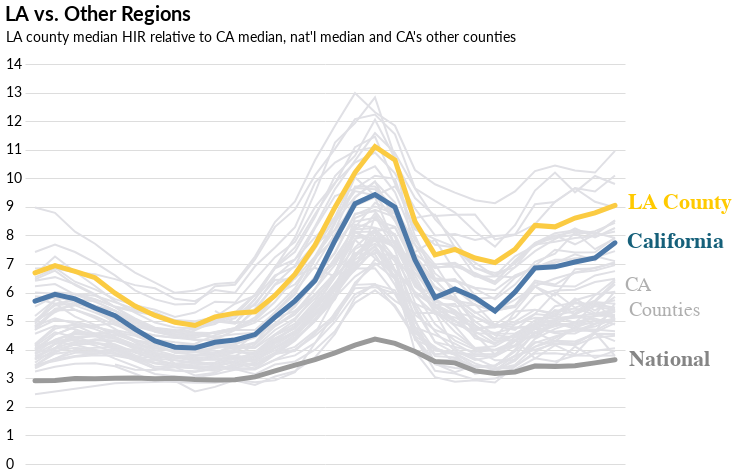

Notebook code for this chart:
### Code cell
ca_counties = alt.Chart(ca_df, title='LA vs. Other Regions').mark_line().encode(
    x=alt.X('Year:O', axis=alt.Axis(values=list(range(1990, 2019,4)))), 
    y=alt.Y('HIR', title='LA county median HIR relative to CA median, nat\'l median and CA\'s other counties', scale=alt.Scale(domain=[0,14])),
    color=alt.Color('FIPS:O', scale=alt.Scale(range=['#e0e0e5']), legend=None))

nat_med = alt.Chart(nat_hir).mark_line(color='#9a9a9a', size=5, strokeCap='round').encode(
    x=alt.X('Year:O'), 
    y=alt.Y('HIR'))

ca_med = alt.Chart(ca_hir).mark_line(size=5, strokeCap='round').encode(
    x=alt.X('Year:O'), 
    y=alt.Y('HIR'))

la = alt.Chart(la_df).mark_line(color='#fbcb42', size=5, strokeCap='round').encode(
    x=alt.X('Year:O'), 
    y=alt.Y('HIR'))

CA_text = (
    alt.Chart(text_df.query('Year == 2014'))
    .mark_text(dx=103, dy=60, fontSize=20, fontWeight='normal', color='#afafaf')
    .encode(x=alt.X("Year:O", axis=None), y=alt.Y("HIR"), text=alt.Text("Text"))
)

cou_text = (
    alt.Chart(text_df.query('Year == 2015'))
    .mark_text(dx=109, dy=83, fontSize=20, fontWeight='normal', color='#afafaf')
    .encode(x=alt.X("Year:O", axis=None), y=alt.Y("HIR"), text=alt.Text("Text"))
)
nat_text = (
    alt.Chart(text_df.query('Year == 2016'))
    .mark_text(dx=94, dy=141, fontSize=22, fontWeight='bold', color='#858585')
    .encode(x=alt.X("Year:O", axis=None), y=alt.Y("HIR"), text=alt.Text("Text"))
)

ca_text = (
    alt.Chart(text_df.query('Year == 2017'))
    .mark_text(dx=80, dy=28, fontSize=22, fontWeight='bold', color='#15607a')
    .encode(x=alt.X("Year:O", axis=None), y=alt.Y("HIR"), text=alt.Text("Text"))
)

la_text = (
    alt.Chart(text_df.query('Year == 2018'))
    .mark_text(dx=65, dy=-3, fontSize=22, fontWeight='bold', color='#ffca00')
    .encode(x=alt.X("Year:O", axis=None), y=alt.Y("HIR"), text=alt.Text("Text"))
)

chart = ca_counties + nat_med + ca_med + la + CA_text + cou_text + nat_text + ca_text + la_text
chart

### Figure 1 — Vega-Lite specification as saved in the notebook (floating-point values rounded to 4 significant figures; data arrays with more than 128 entries replaced by an {"elided": "..."} marker saying what was removed)
{"width": 600, "height": 400, "background": "white", "config": {"title": {"fontSize": 20, "anchor": "start", "font": "Lato", "offset": 5}, "axisX": {"grid": false, "labelFont": "Lato", "labelFontSize": 14, "labelAngle": 0, "labelPadding": 10, "ticks": false, "tickSize": 5, "title": null, "titleFont": "Lato", "titleFontSize": 14, "titleFontWeight": "light", "titleY": 30, "titleX": 280}, "axisY": {"grid": true, "gridOpacity": 1, "labelFont": "Lato", "labelFontSize": 14, "labelLimit": 100, "labelAlign": "left", "labelPadding": 20, "ticks": false, "title": null, "titleFont": "Lato", "titleFontWeight": "normal", "titleFontSize": 14, "titleAlign": "left", "titleAngle": 0, "titleY": -20, "titleX": -20, "domainWidth": 0}, "view": {"strokeOpacity": 0}}, "layer": [{"data": {"name": "data-67b83fbec5b20ae9782abe839e6521e8"}, "mark": "line", "encoding": {"color": {"type": "ordinal", "field": "FIPS", "legend": null, "scale": {"range": ["#e0e0e5"]}}, "x": {"type": "ordinal", "axis": {"values": [1990, 1994, 1998, 2002, 2006, 2010, 2014, 2018]}, "field": "Year"}, "y": {"type": "quantitative", "field": "HIR", "scale": {"domain": [0, 14]}, "title": "LA county median HIR relative to CA median, nat'l median and CA's other counties"}}, "title": "LA vs. Other Regions"}, {"data": {"name": "data-c138655eb8800e34a4e5d8bb472ce6dd"}, "mark": {"type": "line", "color": "#9a9a9a", "size": 5, "strokeCap": "round"}, "encoding": {"x": {"type": "ordinal", "field": "Year"}, "y": {"type": "quantitative", "field": "HIR"}}}, {"data": {"name": "data-e73e2d59759fc7310d90fdfb214325ca"}, "mark": {"type": "line", "size": 5, "strokeCap": "round"}, "encoding": {"x": {"type": "ordinal", "field": "Year"}, "y": {"type": "quantitative", "field": "HIR"}}}, {"data": {"name": "data-534ac125ad505b42ee0ff8e600c2daa6"}, "mark": {"type": "line", "color": "#fbcb42", "size": 5, "strokeCap": "round"}, "encoding": {"x": {"type": "ordinal", "field": "Year"}, "y": {"type": "quantitative", "field": "HIR"}}}, {"data": {"name": "data-78d6606cb75675ae10780ac1a4b21792"}, "mark": {"type": "text", "color": "#afafaf", "dx": 103, "dy": 60, "fontSize": 20, "fontWeight": "normal"}, "encoding": {"text": {"type": "nominal", "field": "Text"}, "x": {"type": "ordinal", "axis": null, "field": "Year"}, "y": {"type": "quantitative", "field": "HIR"}}}, {"data": {"name": "data-74930e4da3f954cd956333a4066a3bb6"}, "mark": {"type": "text", "color": "#afafaf", "dx": 109, "dy": 83, "fontSize": 20, "fontWeight": "normal"}, "encoding": {"text": {"type": "nominal", "field": "Text"}, "x": {"type": "ordinal", "axis": null, "field": "Year"}, "y": {"type": "quantitative", "field": "HIR"}}}, {"data": {"name": "data-bbc2d2da3848d3516a6f7498a25cfb86"}, "mark": {"type": "text", "color": "#858585", "dx": 94, "dy": 141, "fontSize": 22, "fontWeight": "bold"}, "encoding": {"text": {"type": "nominal", "field": "Text"}, "x": {"type": "ordinal", "axis": null, "field": "Year"}, "y": {"type": "quantitative", "field": "HIR"}}}, {"data": {"name": "data-dfd142840faf054d5bff17e8e42a3fef"}, "mark": {"type": "text", "color": "#15607a", "dx": 80, "dy": 28, "fontSize": 22, "fontWeight": "bold"}, "encoding": {"text": {"type": "nominal", "field": "Text"}, "x": {"type": "ordinal", "axis": null, "field": "Year"}, "y": {"type": "quantitative", "field": "HIR"}}}, {"data": {"name": "data-bcdb4daf22feb612905c301946fd1ed1"}, "mark": {"type": "text", "color": "#ffca00", "dx": 65, "dy": -3, "fontSize": 22, "fontWeight": "bold"}, "encoding": {"text": {"type": "nominal", "field": "Text"}, "x": {"type": "ordinal", "axis": null, "field": "Year"}, "y": {"type": "quantitative", "field": "HIR"}}}], "$schema": "https://vega.github.io/schema/vega-lite/v4.0.0.json", "datasets": {"data-67b83fbec5b20ae9782abe839e6521e8": {"elided": "1665 records"}, "data-c138655eb8800e34a4e5d8bb472ce6dd": [{"Year": 1989, "Med_Home": 84065, "Med_Inc": 28906, "HIR": 2.91}, {"Year": 1990, "Med_Home": 87295, "Med_Inc": 29943, "HIR": 2.92}, {"Year": 1991, "Med_Home": 90074, "Med_Inc": 30126, "HIR": 2.99}, {"Year": 1992, "Med_Home": 91330, "Med_Inc": 30636, "HIR": 2.98}, {"Year": 1993, "Med_Home": 93783, "Med_Inc": 31241, "HIR": 3.0}, {"Year": 1994, "Med_Home": 97050, "Med_Inc": 32264, "HIR": 3.01}, {"Year": 1995, "Med_Home": 101550, "Med_Inc": 34076, "HIR": 2.98}, {"Year": 1996, "Med_Home": 106534, "Med_Inc": 35492, "HIR": 3.0}, {"Year": 1997, "Med_Home": 109508, "Med_Inc": 37005, "HIR": 2.96}, {"Year": 1998, "Med_Home": 114137, "Med_Inc": 38885, "HIR": 2.94}, {"Year": 1999, "Med_Home": 120209, "Med_Inc": 40696, "HIR": 2.95}, {"Year": 2000, "Med_Home": 128265, "Med_Inc": 41990, "HIR": 3.05}, {"Year": 2001, "Med_Home": 137653, "Med_Inc": 42228, "HIR": 3.26}, {"Year": 2002, "Med_Home": 146828, "Med_Inc": 42409, "HIR": 3.46}, {"Year": 2003, "Med_Home": 157925, "Med_Inc": 43318, "HIR": 3.65}, {"Year": 2004, "Med_Home": 172564, "Med_Inc": 44334, "HIR": 3.89}, {"Year": 2005, "Med_Home": 192866, "Med_Inc": 46326, "HIR": 4.16}, {"Year": 2006, "Med_Home": 210742, "Med_Inc": 48201, "HIR": 4.37}, {"Year": 2007, "Med_Home": 211944, "Med_Inc": 50233, "HIR": 4.22}, {"Year": 2008, "Med_Home": 198014, "Med_Inc": 50303, "HIR": 3.94}, {"Year": 2009, "Med_Home": 178457, "Med_Inc": 49777, "HIR": 3.59}, {"Year": 2010, "Med_Home": 174469, "Med_Inc": 49276, "HIR": 3.54}, {"Year": 2011, "Med_Home": 163402, "Med_Inc": 50054, "HIR": 3.26}, {"Year": 2012, "Med_Home": 161718, "Med_Inc": 51017, "HIR": 3.17}, {"Year": 2013, "Med_Home": 172437, "Med_Inc": 53585, "HIR": 3.22}, {"Year": 2014, "Med_Home": 184106, "Med_Inc": 53657, "HIR": 3.43}, {"Year": 2015, "Med_Home": 192703, "Med_Inc": 56516, "HIR": 3.41}, {"Year": 2016, "Med_Home": 203284, "Med_Inc": 59039, "HIR": 3.44}, {"Year": 2017, "Med_Home": 216163, "Med_Inc": 61136, "HIR": 3.54}, {"Year": 2018, "Med_Home": 230577, "Med_Inc": 63179, "HIR": 3.65}], "data-e73e2d59759fc7310d90fdfb214325ca": [{"Year": 1989, "Med_Home": 188036, "Med_Inc": 33009, "HIR": 5.7}, {"Year": 1990, "Med_Home": 197898, "Med_Inc": 33290, "HIR": 5.94}, {"Year": 1991, "Med_Home": 194620, "Med_Inc": 33664, "HIR": 5.78}, {"Year": 1992, "Med_Home": 190737, "Med_Inc": 34903, "HIR": 5.46}, {"Year": 1993, "Med_Home": 176981, "Med_Inc": 34073, "HIR": 5.19}, {"Year": 1994, "Med_Home": 166726, "Med_Inc": 35331, "HIR": 4.72}, {"Year": 1995, "Med_Home": 159357, "Med_Inc": 37009, "HIR": 4.31}, {"Year": 1996, "Med_Home": 158721, "Med_Inc": 38812, "HIR": 4.09}, {"Year": 1997, "Med_Home": 161121, "Med_Inc": 39694, "HIR": 4.06}, {"Year": 1998, "Med_Home": 174199, "Med_Inc": 40934, "HIR": 4.26}, {"Year": 1999, "Med_Home": 189536, "Med_Inc": 43629, "HIR": 4.34}, {"Year": 2000, "Med_Home": 211964, "Med_Inc": 46816, "HIR": 4.53}, {"Year": 2001, "Med_Home": 243127, "Med_Inc": 47262, "HIR": 5.14}, {"Year": 2002, "Med_Home": 270744, "Med_Inc": 47437, "HIR": 5.71}, {"Year": 2003, "Med_Home": 316404, "Med_Inc": 49300, "HIR": 6.42}, {"Year": 2004, "Med_Home": 385340, "Med_Inc": 49222, "HIR": 7.83}, {"Year": 2005, "Med_Home": 471280, "Med_Inc": 51755, "HIR": 9.11}, {"Year": 2006, "Med_Home": 521890, "Med_Inc": 55319, "HIR": 9.43}, {"Year": 2007, "Med_Home": 500883, "Med_Inc": 55734, "HIR": 8.99}, {"Year": 2008, "Med_Home": 407303, "Med_Inc": 57014, "HIR": 7.14}, {"Year": 2009, "Med_Home": 327537, "Med_Inc": 56134, "HIR": 5.83}, {"Year": 2010, "Med_Home": 333005, "Med_Inc": 54283, "HIR": 6.13}, {"Year": 2011, "Med_Home": 310604, "Med_Inc": 53367, "HIR": 5.82}, {"Year": 2012, "Med_Home": 305197, "Med_Inc": 57020, "HIR": 5.35}, {"Year": 2013, "Med_Home": 366032, "Med_Inc": 60794, "HIR": 6.02}, {"Year": 2014, "Med_Home": 414877, "Med_Inc": 60487, "HIR": 6.86}, {"Year": 2015, "Med_Home": 438920, "Med_Inc": 63636, "HIR": 6.9}, {"Year": 2016, "Med_Home": 471409, "Med_Inc": 66637, "HIR": 7.07}, {"Year": 2017, "Med_Home": 505043, "Med_Inc": 70038, "HIR": 7.21}, {"Year": 2018, "Med_Home": 545262, "Med_Inc": 70489, "HIR": 7.74}], "data-534ac125ad505b42ee0ff8e600c2daa6": [{"Year": 1989, "State": "CA", "FIPS": 6037, "Areaname": "Los Angeles, CA", "Med_Home": 214045, "Med_Inc": 32013, "HIR": 6.69, "HIR_Chg": null}, {"Year": 1990, "State": "CA", "FIPS": 6037, "Areaname": "Los Angeles, CA", "Med_Home": 224741, "Med_Inc": 32398, "HIR": 6.94, "HIR_Chg": 0.03737}, {"Year": 1991, "State": "CA", "FIPS": 6037, "Areaname": "Los Angeles, CA", "Med_Home": 220824, "Med_Inc": 32784, "HIR": 6.74, "HIR_Chg": -0.02882}, {"Year": 1992, "State": "CA", "FIPS": 6037, "Areaname": "Los Angeles, CA", "Med_Home": 216418, "Med_Inc": 33170, "HIR": 6.52, "HIR_Chg": -0.03264}, {"Year": 1993, "State": "CA", "FIPS": 6037, "Areaname": "Los Angeles, CA", "Med_Home": 200809, "Med_Inc": 33556, "HIR": 5.98, "HIR_Chg": -0.08282}, {"Year": 1994, "State": "CA", "FIPS": 6037, "Areaname": "Los Angeles, CA", "Med_Home": 189174, "Med_Inc": 34180, "HIR": 5.53, "HIR_Chg": -0.07525}, {"Year": 1995, "State": "CA", "FIPS": 6037, "Areaname": "Los Angeles, CA", "Med_Home": 180812, "Med_Inc": 34803, "HIR": 5.2, "HIR_Chg": -0.05967}, {"Year": 1996, "State": "CA", "FIPS": 6037, "Areaname": "Los Angeles, CA", "Med_Home": 179426, "Med_Inc": 36187, "HIR": 4.96, "HIR_Chg": -0.04615}, {"Year": 1997, "State": "CA", "FIPS": 6037, "Areaname": "Los Angeles, CA", "Med_Home": 182220, "Med_Inc": 37571, "HIR": 4.85, "HIR_Chg": -0.02218}, {"Year": 1998, "State": "CA", "FIPS": 6037, "Areaname": "Los Angeles, CA", "Med_Home": 199861, "Med_Inc": 38845, "HIR": 5.15, "HIR_Chg": 0.06186}, {"Year": 1999, "State": "CA", "FIPS": 6037, "Areaname": "Los Angeles, CA", "Med_Home": 212054, "Med_Inc": 40132, "HIR": 5.28, "HIR_Chg": 0.02524}, {"Year": 2000, "State": "CA", "FIPS": 6037, "Areaname": "Los Angeles, CA", "Med_Home": 231328, "Med_Inc": 43375, "HIR": 5.33, "HIR_Chg": 0.00947}, {"Year": 2001, "State": "CA", "FIPS": 6037, "Areaname": "Los Angeles, CA", "Med_Home": 253201, "Med_Inc": 42912, "HIR": 5.9, "HIR_Chg": 0.1069}, {"Year": 2002, "State": "CA", "FIPS": 6037, "Areaname": "Los Angeles, CA", "Med_Home": 284651, "Med_Inc": 42844, "HIR": 6.64, "HIR_Chg": 0.1254}, {"Year": 2003, "State": "CA", "FIPS": 6037, "Areaname": "Los Angeles, CA", "Med_Home": 318058, "Med_Inc": 41544, "HIR": 7.66, "HIR_Chg": 0.1536}, {"Year": 2004, "State": "CA", "FIPS": 6037, "Areaname": "Los Angeles, CA", "Med_Home": 391386, "Med_Inc": 43518, "HIR": 8.99, "HIR_Chg": 0.1736}, {"Year": 2005, "State": "CA", "FIPS": 6037, "Areaname": "Los Angeles, CA", "Med_Home": 491470, "Med_Inc": 48166, "HIR": 10.2, "HIR_Chg": 0.1346}, {"Year": 2006, "State": "CA", "FIPS": 6037, "Areaname": "Los Angeles, CA", "Med_Home": 569906, "Med_Inc": 51279, "HIR": 11.11, "HIR_Chg": 0.08922}, {"Year": 2007, "State": "CA", "FIPS": 6037, "Areaname": "Los Angeles, CA", "Med_Home": 569005, "Med_Inc": 53494, "HIR": 10.64, "HIR_Chg": -0.0423}, {"Year": 2008, "State": "CA", "FIPS": 6037, "Areaname": "Los Angeles, CA", "Med_Home": 470580, "Med_Inc": 55452, "HIR": 8.49, "HIR_Chg": -0.2021}, {"Year": 2009, "State": "CA", "FIPS": 6037, "Areaname": "Los Angeles, CA", "Med_Home": 398127, "Med_Inc": 54375, "HIR": 7.32, "HIR_Chg": -0.1378}, {"Year": 2010, "State": "CA", "FIPS": 6037, "Areaname": "Los Angeles, CA", "Med_Home": 395023, "Med_Inc": 52595, "HIR": 7.51, "HIR_Chg": 0.02596}, {"Year": 2011, "State": "CA", "FIPS": 6037, "Areaname": "Los Angeles, CA", "Med_Home": 376833, "Med_Inc": 52239, "HIR": 7.21, "HIR_Chg": -0.03995}, {"Year": 2012, "State": "CA", "FIPS": 6037, "Areaname": "Los Angeles, CA", "Med_Home": 372903, "Med_Inc": 52929, "HIR": 7.05, "HIR_Chg": -0.02219}, {"Year": 2013, "State": "CA", "FIPS": 6037, "Areaname": "Los Angeles, CA", "Med_Home": 409036, "Med_Inc": 54443, "HIR": 7.51, "HIR_Chg": 0.06525}, {"Year": 2014, "State": "CA", "FIPS": 6037, "Areaname": "Los Angeles, CA", "Med_Home": 465000, "Med_Inc": 55686, "HIR": 8.35, "HIR_Chg": 0.1119}, {"Year": 2015, "State": "CA", "FIPS": 6037, "Areaname": "Los Angeles, CA", "Med_Home": 490335, "Med_Inc": 59045, "HIR": 8.3, "HIR_Chg": -0.005988}, {"Year": 2016, "State": "CA", "FIPS": 6037, "Areaname": "Los Angeles, CA", "Med_Home": 527607, "Med_Inc": 61308, "HIR": 8.61, "HIR_Chg": 0.03735}, {"Year": 2017, "State": "CA", "FIPS": 6037, "Areaname": "Los Angeles, CA", "Med_Home": 570302, "Med_Inc": 64912, "HIR": 8.79, "HIR_Chg": 0.02091}, {"Year": 2018, "State": "CA", "FIPS": 6037, "Areaname": "Los Angeles, CA", "Med_Home": 615183, "Med_Inc": 67986, "HIR": 9.05, "HIR_Chg": 0.02958}], "data-78d6606cb75675ae10780ac1a4b21792": [{"Year": 2014, "State": "CA", "FIPS": 6037, "Areaname": "Los Angeles, CA", "Med_Home": 465000, "Med_Inc": 55686, "HIR": 8.35, "HIR_Chg": 0.1119, "Text": "CA"}], "data-74930e4da3f954cd956333a4066a3bb6": [{"Year": 2015, "State": "CA", "FIPS": 6037, "Areaname": "Los Angeles, CA", "Med_Home": 490335, "Med_Inc": 59045, "HIR": 8.3, "HIR_Chg": -0.005988, "Text": "Counties"}], "data-bbc2d2da3848d3516a6f7498a25cfb86": [{"Year": 2016, "State": "CA", "FIPS": 6037, "Areaname": "Los Angeles, CA", "Med_Home": 527607, "Med_Inc": 61308, "HIR": 8.61, "HIR_Chg": 0.03735, "Text": "National"}], "data-dfd142840faf054d5bff17e8e42a3fef": [{"Year": 2017, "State": "CA", "FIPS": 6037, "Areaname": "Los Angeles, CA", "Med_Home": 570302, "Med_Inc": 64912, "HIR": 8.79, "HIR_Chg": 0.02091, "Text": "California"}], "data-bcdb4daf22feb612905c301946fd1ed1": [{"Year": 2018, "State": "CA", "FIPS": 6037, "Areaname": "Los Angeles, CA", "Med_Home": 615183, "Med_Inc": 67986, "HIR": 9.05, "HIR_Chg": 0.02958, "Text": "LA County"}]}}
